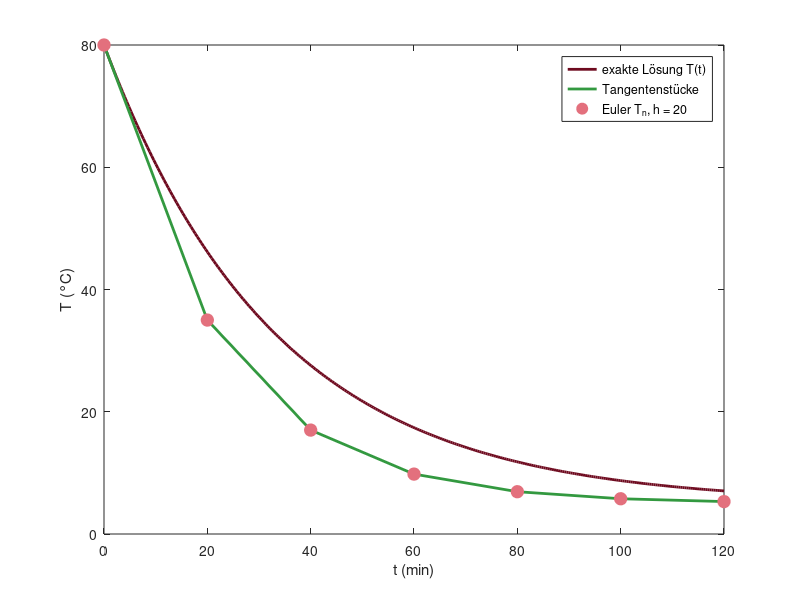

Write the MATLAB code that produced this figure.
% Abb. 3.20: das Euler-Verfahren folgt der Steigung des Richtungsfelds (Buch, Abschnitt 3.4, Gl. 3.26)
% dT/dt = 0.03 (5 - T), T(0) = 80, Schrittweite h = 20:  T_{n+1} = T_n + h · 0.03 (5 - T_n)
% (c) 2026 Philipp Kügler · Programm zum Buch „Dynamische Systeme in den Lebenswissenschaften“ · MIT-Lizenz (siehe LICENSE)
k = 0.03; Tu = 5; T0 = 80; h = 20;
N = 6;
t = h * (0:N);
T = zeros(1, N + 1); T(1) = T0;
for n = 1:N
    T(n + 1) = T(n) + h * k * (Tu - T(n));
end
tt = linspace(0, 120, 300);
plot(tt, Tu + (T0 - Tu) * exp(-k * tt), 'Color', [0.43 0.04 0.12], 'LineWidth', 2); hold on
plot(t, T, 'Color', [0.2 0.6 0.25], 'LineWidth', 2);
plot(t, T, 'o', 'Color', [0.89 0.44 0.49], 'MarkerFaceColor', [0.89 0.44 0.49], 'MarkerSize', 9); hold off
for n = 1:N + 1
    fprintf('t = %5.0f: T_n = %6.2f,  exakt %6.2f\n', t(n), T(n), Tu + (T0 - Tu) * exp(-k * t(n)));
end
set(gca, 'XTick', t); xlabel('t (min)'); ylabel('T (°C)'); legend('exakte Lösung T(t)', 'Tangentenstücke', 'Euler T_n, h = 20');
